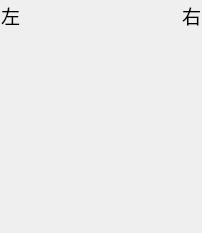
<?xml version="1.0" encoding="UTF-8"?>
<ui version="4.0">
 <class>FeiTeng_Single</class>
 <widget class="QWidget" name="FeiTeng_Single">
  <property name="geometry">
   <rect>
    <x>0</x>
    <y>0</y>
    <width>202</width>
    <height>229</height>
   </rect>
  </property>
  <property name="font">
   <font>
    <family>Arial</family>
   </font>
  </property>
  <property name="windowTitle">
   <string>Form</string>
  </property>
  <layout class="QVBoxLayout" name="verticalLayout">
   <property name="spacing">
    <number>0</number>
   </property>
   <property name="leftMargin">
    <number>0</number>
   </property>
   <property name="topMargin">
    <number>0</number>
   </property>
   <property name="rightMargin">
    <number>0</number>
   </property>
   <property name="bottomMargin">
    <number>0</number>
   </property>
   <item>
    <widget class="QWidget" name="horizontalWidget" native="true">
     <property name="maximumSize">
      <size>
       <width>16777215</width>
       <height>32</height>
      </size>
     </property>
     <layout class="QHBoxLayout" name="horizontalLayout">
      <property name="sizeConstraint">
       <enum>QLayout::SizeConstraint::SetDefaultConstraint</enum>
      </property>
      <property name="leftMargin">
       <number>1</number>
      </property>
      <property name="topMargin">
       <number>1</number>
      </property>
      <property name="rightMargin">
       <number>1</number>
      </property>
      <property name="bottomMargin">
       <number>1</number>
      </property>
      <item>
       <widget class="QLabel" name="label_tl">
        <property name="maximumSize">
         <size>
          <width>16777215</width>
          <height>32</height>
         </size>
        </property>
        <property name="font">
         <font>
          <family>Arial</family>
          <pointsize>14</pointsize>
         </font>
        </property>
        <property name="text">
         <string>左</string>
        </property>
       </widget>
      </item>
      <item>
       <widget class="QLabel" name="label_tr">
        <property name="maximumSize">
         <size>
          <width>16777215</width>
          <height>32</height>
         </size>
        </property>
        <property name="font">
         <font>
          <family>Arial</family>
          <pointsize>14</pointsize>
         </font>
        </property>
        <property name="text">
         <string>右</string>
        </property>
        <property name="alignment">
         <set>Qt::AlignmentFlag::AlignRight|Qt::AlignmentFlag::AlignTrailing|Qt::AlignmentFlag::AlignVCenter</set>
        </property>
       </widget>
      </item>
     </layout>
    </widget>
   </item>
   <item>
    <widget class="QWidget" name="widget" native="true">
     <property name="minimumSize">
      <size>
       <width>202</width>
       <height>202</height>
      </size>
     </property>
     <property name="maximumSize">
      <size>
       <width>202</width>
       <height>202</height>
      </size>
     </property>
     <property name="autoFillBackground">
      <bool>false</bool>
     </property>
     <widget class="QLabel" name="label_bg">
      <property name="geometry">
       <rect>
        <x>0</x>
        <y>0</y>
        <width>202</width>
        <height>202</height>
       </rect>
      </property>
      <property name="minimumSize">
       <size>
        <width>202</width>
        <height>202</height>
       </size>
      </property>
      <property name="maximumSize">
       <size>
        <width>202</width>
        <height>202</height>
       </size>
      </property>
      <property name="text">
       <string/>
      </property>
      <property name="pixmap">
       <pixmap resource="icons.qrc">:/icon/icons/feiteng_background.png</pixmap>
      </property>
     </widget>
     <widget class="QLabel" name="label_1">
      <property name="geometry">
       <rect>
        <x>76</x>
        <y>7</y>
        <width>51</width>
        <height>31</height>
       </rect>
      </property>
      <property name="font">
       <font>
        <family>Arial</family>
        <pointsize>12</pointsize>
       </font>
      </property>
      <property name="text">
       <string/>
      </property>
      <property name="alignment">
       <set>Qt::AlignmentFlag::AlignCenter</set>
      </property>
     </widget>
     <widget class="QLabel" name="label_8">
      <property name="geometry">
       <rect>
        <x>76</x>
        <y>164</y>
        <width>51</width>
        <height>31</height>
       </rect>
      </property>
      <property name="font">
       <font>
        <family>Arial</family>
        <pointsize>12</pointsize>
       </font>
      </property>
      <property name="text">
       <string/>
      </property>
      <property name="alignment">
       <set>Qt::AlignmentFlag::AlignCenter</set>
      </property>
     </widget>
     <widget class="QLabel" name="label_3">
      <property name="geometry">
       <rect>
        <x>8</x>
        <y>85</y>
        <width>51</width>
        <height>32</height>
       </rect>
      </property>
      <property name="font">
       <font>
        <family>Arial</family>
        <pointsize>12</pointsize>
       </font>
      </property>
      <property name="text">
       <string/>
      </property>
      <property name="alignment">
       <set>Qt::AlignmentFlag::AlignCenter</set>
      </property>
     </widget>
     <widget class="QLabel" name="label_6">
      <property name="geometry">
       <rect>
        <x>142</x>
        <y>85</y>
        <width>51</width>
        <height>31</height>
       </rect>
      </property>
      <property name="font">
       <font>
        <family>Arial</family>
        <pointsize>12</pointsize>
       </font>
      </property>
      <property name="text">
       <string/>
      </property>
      <property name="alignment">
       <set>Qt::AlignmentFlag::AlignCenter</set>
      </property>
     </widget>
     <widget class="QLabel" name="label_2">
      <property name="geometry">
       <rect>
        <x>25</x>
        <y>39</y>
        <width>50</width>
        <height>30</height>
       </rect>
      </property>
      <property name="font">
       <font>
        <family>Arial</family>
        <pointsize>12</pointsize>
       </font>
      </property>
      <property name="text">
       <string/>
      </property>
      <property name="alignment">
       <set>Qt::AlignmentFlag::AlignCenter</set>
      </property>
     </widget>
     <widget class="QLabel" name="label_5">
      <property name="geometry">
       <rect>
        <x>127</x>
        <y>39</y>
        <width>50</width>
        <height>30</height>
       </rect>
      </property>
      <property name="font">
       <font>
        <family>Arial</family>
        <pointsize>12</pointsize>
       </font>
      </property>
      <property name="text">
       <string/>
      </property>
      <property name="alignment">
       <set>Qt::AlignmentFlag::AlignCenter</set>
      </property>
     </widget>
     <widget class="QLabel" name="label_4">
      <property name="geometry">
       <rect>
        <x>25</x>
        <y>133</y>
        <width>50</width>
        <height>30</height>
       </rect>
      </property>
      <property name="font">
       <font>
        <family>Arial</family>
        <pointsize>12</pointsize>
       </font>
      </property>
      <property name="text">
       <string/>
      </property>
      <property name="alignment">
       <set>Qt::AlignmentFlag::AlignCenter</set>
      </property>
     </widget>
     <widget class="QLabel" name="label_7">
      <property name="geometry">
       <rect>
        <x>127</x>
        <y>133</y>
        <width>50</width>
        <height>30</height>
       </rect>
      </property>
      <property name="font">
       <font>
        <family>Arial</family>
        <pointsize>12</pointsize>
       </font>
      </property>
      <property name="text">
       <string/>
      </property>
      <property name="alignment">
       <set>Qt::AlignmentFlag::AlignCenter</set>
      </property>
     </widget>
    </widget>
   </item>
  </layout>
 </widget>
 <resources>
  <include location="icons.qrc"/>
 </resources>
 <connections/>
</ui>
